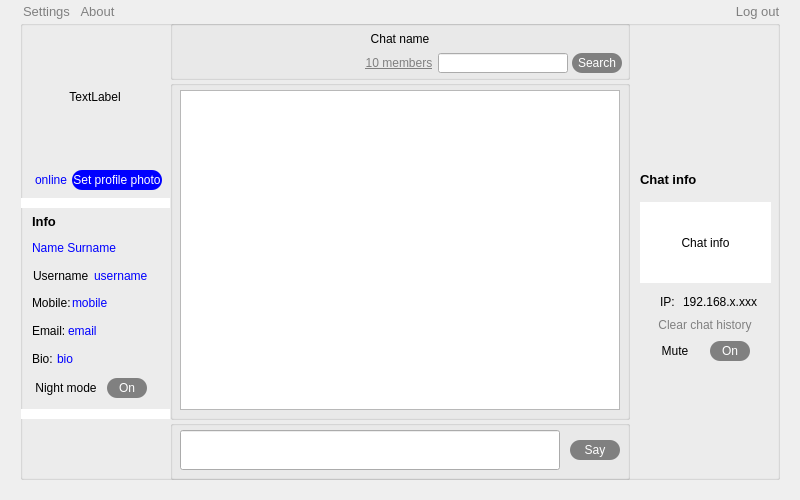
<?xml version="1.0" encoding="UTF-8"?>
<ui version="4.0">
 <class>MyClient</class>
 <widget class="QMainWindow" name="MyClient">
  <property name="geometry">
   <rect>
    <x>0</x>
    <y>0</y>
    <width>800</width>
    <height>500</height>
   </rect>
  </property>
  <property name="windowTitle">
   <string>Twinky</string>
  </property>
  <property name="styleSheet">
   <string notr="true"/>
  </property>
  <widget class="QWidget" name="centralwidget">
   <widget class="QPushButton" name="logOutButton">
    <property name="geometry">
     <rect>
      <x>730</x>
      <y>1</y>
      <width>55</width>
      <height>20</height>
     </rect>
    </property>
    <property name="minimumSize">
     <size>
      <width>55</width>
      <height>20</height>
     </size>
    </property>
    <property name="maximumSize">
     <size>
      <width>55</width>
      <height>20</height>
     </size>
    </property>
    <property name="font">
     <font>
      <pointsize>10</pointsize>
     </font>
    </property>
    <property name="styleSheet">
     <string notr="true">border: none;
color: grey;</string>
    </property>
    <property name="text">
     <string>Log out</string>
    </property>
   </widget>
   <widget class="QGroupBox" name="groupBox_2">
    <property name="geometry">
     <rect>
      <x>20</x>
      <y>20</y>
      <width>760</width>
      <height>460</height>
     </rect>
    </property>
    <property name="styleSheet">
     <string notr="true"/>
    </property>
    <property name="title">
     <string/>
    </property>
    <widget class="QGroupBox" name="groupBox_3">
     <property name="geometry">
      <rect>
       <x>150</x>
       <y>0</y>
       <width>460</width>
       <height>60</height>
      </rect>
     </property>
     <property name="styleSheet">
      <string notr="true"/>
     </property>
     <property name="title">
      <string/>
     </property>
     <widget class="QWidget" name="layoutWidget">
      <property name="geometry">
       <rect>
        <x>10</x>
        <y>10</y>
        <width>442</width>
        <height>43</height>
       </rect>
      </property>
      <layout class="QVBoxLayout" name="verticalLayout_3">
       <item>
        <widget class="QLabel" name="label_10">
         <property name="minimumSize">
          <size>
           <width>440</width>
           <height>0</height>
          </size>
         </property>
         <property name="maximumSize">
          <size>
           <width>440</width>
           <height>16777215</height>
          </size>
         </property>
         <property name="styleSheet">
          <string notr="true">background: none</string>
         </property>
         <property name="text">
          <string>Chat name</string>
         </property>
         <property name="alignment">
          <set>Qt::AlignCenter</set>
         </property>
        </widget>
       </item>
       <item>
        <layout class="QHBoxLayout" name="horizontalLayout_7">
         <property name="spacing">
          <number>4</number>
         </property>
         <item>
          <spacer name="horizontalSpacer_3">
           <property name="orientation">
            <enum>Qt::Horizontal</enum>
           </property>
           <property name="sizeHint" stdset="0">
            <size>
             <width>188</width>
             <height>20</height>
            </size>
           </property>
          </spacer>
         </item>
         <item>
          <widget class="QPushButton" name="membersNumberButton">
           <property name="minimumSize">
            <size>
             <width>70</width>
             <height>20</height>
            </size>
           </property>
           <property name="maximumSize">
            <size>
             <width>70</width>
             <height>20</height>
            </size>
           </property>
           <property name="font">
            <font>
             <underline>true</underline>
            </font>
           </property>
           <property name="styleSheet">
            <string notr="true">border: none;
color: grey;</string>
           </property>
           <property name="text">
            <string>10 members</string>
           </property>
          </widget>
         </item>
         <item>
          <widget class="QLineEdit" name="lineEdit">
           <property name="minimumSize">
            <size>
             <width>130</width>
             <height>20</height>
            </size>
           </property>
           <property name="maximumSize">
            <size>
             <width>130</width>
             <height>20</height>
            </size>
           </property>
          </widget>
         </item>
         <item>
          <widget class="QPushButton" name="searchMessagesButton">
           <property name="minimumSize">
            <size>
             <width>50</width>
             <height>20</height>
            </size>
           </property>
           <property name="maximumSize">
            <size>
             <width>50</width>
             <height>20</height>
            </size>
           </property>
           <property name="styleSheet">
            <string notr="true">color:white;
border-radius: 10px;
background-color: grey;</string>
           </property>
           <property name="text">
            <string>Search</string>
           </property>
          </widget>
         </item>
        </layout>
       </item>
      </layout>
     </widget>
    </widget>
    <widget class="QLabel" name="label_9">
     <property name="geometry">
      <rect>
       <x>1</x>
       <y>178</y>
       <width>149</width>
       <height>10</height>
      </rect>
     </property>
     <property name="styleSheet">
      <string notr="true">background-color: white;</string>
     </property>
     <property name="text">
      <string/>
     </property>
    </widget>
    <widget class="QGroupBox" name="groupBox_4">
     <property name="geometry">
      <rect>
       <x>150</x>
       <y>60</y>
       <width>460</width>
       <height>340</height>
      </rect>
     </property>
     <property name="title">
      <string/>
     </property>
     <widget class="QTextEdit" name="chat">
      <property name="geometry">
       <rect>
        <x>10</x>
        <y>10</y>
        <width>440</width>
        <height>320</height>
       </rect>
      </property>
      <property name="readOnly">
       <bool>true</bool>
      </property>
     </widget>
    </widget>
    <widget class="QGroupBox" name="groupBox_5">
     <property name="geometry">
      <rect>
       <x>150</x>
       <y>400</y>
       <width>460</width>
       <height>60</height>
      </rect>
     </property>
     <property name="styleSheet">
      <string notr="true"/>
     </property>
     <property name="title">
      <string/>
     </property>
     <widget class="QPushButton" name="sayButton">
      <property name="geometry">
       <rect>
        <x>400</x>
        <y>20</y>
        <width>50</width>
        <height>20</height>
       </rect>
      </property>
      <property name="minimumSize">
       <size>
        <width>50</width>
        <height>20</height>
       </size>
      </property>
      <property name="maximumSize">
       <size>
        <width>50</width>
        <height>20</height>
       </size>
      </property>
      <property name="styleSheet">
       <string notr="true">color:white;
border-radius: 10px;
background-color: grey;</string>
      </property>
      <property name="text">
       <string>Say</string>
      </property>
     </widget>
     <widget class="QLineEdit" name="messageLine">
      <property name="geometry">
       <rect>
        <x>10</x>
        <y>10</y>
        <width>380</width>
        <height>40</height>
       </rect>
      </property>
     </widget>
    </widget>
    <widget class="QLabel" name="label_13">
     <property name="geometry">
      <rect>
       <x>620</x>
       <y>10</y>
       <width>130</width>
       <height>130</height>
      </rect>
     </property>
     <property name="minimumSize">
      <size>
       <width>130</width>
       <height>130</height>
      </size>
     </property>
     <property name="maximumSize">
      <size>
       <width>130</width>
       <height>130</height>
      </size>
     </property>
     <property name="text">
      <string>&lt;html&gt;&lt;head/&gt;&lt;body&gt;&lt;p&gt;&lt;img src=&quot;:/img/logo.png&quot; width=&quot;130&quot; height=&quot;130&quot; /&gt;&lt;/p&gt;&lt;/body&gt;&lt;/html&gt;</string>
     </property>
     <property name="alignment">
      <set>Qt::AlignCenter</set>
     </property>
    </widget>
    <widget class="QLabel" name="label_14">
     <property name="geometry">
      <rect>
       <x>620</x>
       <y>150</y>
       <width>130</width>
       <height>20</height>
      </rect>
     </property>
     <property name="minimumSize">
      <size>
       <width>130</width>
       <height>20</height>
      </size>
     </property>
     <property name="maximumSize">
      <size>
       <width>130</width>
       <height>20</height>
      </size>
     </property>
     <property name="text">
      <string>&lt;html&gt;&lt;head/&gt;&lt;body&gt;&lt;p&gt;&lt;span style=&quot; font-size:10pt; font-weight:600;&quot;&gt;Chat info&lt;/span&gt;&lt;/p&gt;&lt;/body&gt;&lt;/html&gt;</string>
     </property>
    </widget>
    <widget class="QLabel" name="label_15">
     <property name="geometry">
      <rect>
       <x>620</x>
       <y>182</y>
       <width>131</width>
       <height>81</height>
      </rect>
     </property>
     <property name="styleSheet">
      <string notr="true">background-color: white</string>
     </property>
     <property name="text">
      <string>Chat info</string>
     </property>
     <property name="alignment">
      <set>Qt::AlignCenter</set>
     </property>
    </widget>
    <widget class="QWidget" name="layoutWidget_2">
     <property name="geometry">
      <rect>
       <x>10</x>
       <y>10</y>
       <width>134</width>
       <height>163</height>
      </rect>
     </property>
     <layout class="QVBoxLayout" name="verticalLayout">
      <item>
       <widget class="QLabel" name="label">
        <property name="minimumSize">
         <size>
          <width>130</width>
          <height>130</height>
         </size>
        </property>
        <property name="maximumSize">
         <size>
          <width>130</width>
          <height>130</height>
         </size>
        </property>
        <property name="text">
         <string>&lt;html&gt;&lt;head/&gt;&lt;body&gt;&lt;p&gt;&lt;img src=&quot;:/img/human1.jpg&quot; width=&quot;130&quot; height=&quot;130&quot;/&gt;TextLabel&lt;/p&gt;&lt;/body&gt;&lt;/html&gt;</string>
        </property>
        <property name="alignment">
         <set>Qt::AlignCenter</set>
        </property>
       </widget>
      </item>
      <item>
       <layout class="QHBoxLayout" name="horizontalLayout">
        <property name="spacing">
         <number>0</number>
        </property>
        <item>
         <widget class="QLabel" name="label_3">
          <property name="minimumSize">
           <size>
            <width>40</width>
            <height>20</height>
           </size>
          </property>
          <property name="maximumSize">
           <size>
            <width>40</width>
            <height>20</height>
           </size>
          </property>
          <property name="styleSheet">
           <string notr="true">color:blue;</string>
          </property>
          <property name="text">
           <string>online</string>
          </property>
          <property name="alignment">
           <set>Qt::AlignCenter</set>
          </property>
         </widget>
        </item>
        <item>
         <widget class="QPushButton" name="setProfilePhotoButton">
          <property name="minimumSize">
           <size>
            <width>90</width>
            <height>20</height>
           </size>
          </property>
          <property name="maximumSize">
           <size>
            <width>90</width>
            <height>20</height>
           </size>
          </property>
          <property name="styleSheet">
           <string notr="true">color:white;
border-radius: 10px;
background-color:blue;</string>
          </property>
          <property name="text">
           <string>Set profile photo</string>
          </property>
         </widget>
        </item>
       </layout>
      </item>
     </layout>
    </widget>
    <widget class="QWidget" name="layoutWidget_4">
     <property name="geometry">
      <rect>
       <x>11</x>
       <y>357</y>
       <width>118</width>
       <height>22</height>
      </rect>
     </property>
     <layout class="QHBoxLayout" name="horizontalLayout_6">
      <property name="spacing">
       <number>6</number>
      </property>
      <item>
       <widget class="QLabel" name="label_8">
        <property name="minimumSize">
         <size>
          <width>70</width>
          <height>20</height>
         </size>
        </property>
        <property name="maximumSize">
         <size>
          <width>70</width>
          <height>20</height>
         </size>
        </property>
        <property name="text">
         <string>Night mode</string>
        </property>
        <property name="alignment">
         <set>Qt::AlignCenter</set>
        </property>
       </widget>
      </item>
      <item>
       <widget class="QPushButton" name="nightModeButton">
        <property name="minimumSize">
         <size>
          <width>40</width>
          <height>20</height>
         </size>
        </property>
        <property name="maximumSize">
         <size>
          <width>40</width>
          <height>20</height>
         </size>
        </property>
        <property name="styleSheet">
         <string notr="true">color:white;
border-radius: 10px;
background-color:grey;</string>
        </property>
        <property name="text">
         <string>On</string>
        </property>
       </widget>
      </item>
     </layout>
    </widget>
    <widget class="QWidget" name="layoutWidget_6">
     <property name="geometry">
      <rect>
       <x>12</x>
       <y>300</y>
       <width>132</width>
       <height>22</height>
      </rect>
     </property>
     <layout class="QHBoxLayout" name="horizontalLayout_3">
      <property name="spacing">
       <number>0</number>
      </property>
      <item>
       <widget class="QLabel" name="label_6">
        <property name="minimumSize">
         <size>
          <width>36</width>
          <height>20</height>
         </size>
        </property>
        <property name="maximumSize">
         <size>
          <width>36</width>
          <height>20</height>
         </size>
        </property>
        <property name="text">
         <string>Email:</string>
        </property>
       </widget>
      </item>
      <item>
       <widget class="QPushButton" name="emailButton">
        <property name="minimumSize">
         <size>
          <width>94</width>
          <height>20</height>
         </size>
        </property>
        <property name="maximumSize">
         <size>
          <width>94</width>
          <height>20</height>
         </size>
        </property>
        <property name="styleSheet">
         <string notr="true">color:blue;
border:none;
text-align:left;</string>
        </property>
        <property name="text">
         <string>email</string>
        </property>
       </widget>
      </item>
     </layout>
    </widget>
    <widget class="QWidget" name="layoutWidget_7">
     <property name="geometry">
      <rect>
       <x>12</x>
       <y>328</y>
       <width>136</width>
       <height>22</height>
      </rect>
     </property>
     <layout class="QHBoxLayout" name="horizontalLayout_2">
      <property name="spacing">
       <number>5</number>
      </property>
      <item>
       <widget class="QLabel" name="label_7">
        <property name="minimumSize">
         <size>
          <width>20</width>
          <height>20</height>
         </size>
        </property>
        <property name="maximumSize">
         <size>
          <width>20</width>
          <height>20</height>
         </size>
        </property>
        <property name="text">
         <string>Bio:</string>
        </property>
       </widget>
      </item>
      <item>
       <widget class="QPushButton" name="bioButton">
        <property name="minimumSize">
         <size>
          <width>109</width>
          <height>20</height>
         </size>
        </property>
        <property name="maximumSize">
         <size>
          <width>109</width>
          <height>20</height>
         </size>
        </property>
        <property name="styleSheet">
         <string notr="true">color:blue;
border:none;
text-align:left;</string>
        </property>
        <property name="text">
         <string>bio</string>
        </property>
       </widget>
      </item>
     </layout>
    </widget>
    <widget class="QWidget" name="layoutWidget_8">
     <property name="geometry">
      <rect>
       <x>12</x>
       <y>272</y>
       <width>132</width>
       <height>22</height>
      </rect>
     </property>
     <layout class="QHBoxLayout" name="horizontalLayout_4">
      <property name="spacing">
       <number>0</number>
      </property>
      <item>
       <widget class="QLabel" name="label_5">
        <property name="minimumSize">
         <size>
          <width>40</width>
          <height>20</height>
         </size>
        </property>
        <property name="maximumSize">
         <size>
          <width>40</width>
          <height>20</height>
         </size>
        </property>
        <property name="text">
         <string>Mobile:</string>
        </property>
       </widget>
      </item>
      <item>
       <widget class="QPushButton" name="mobileButton">
        <property name="minimumSize">
         <size>
          <width>90</width>
          <height>20</height>
         </size>
        </property>
        <property name="maximumSize">
         <size>
          <width>90</width>
          <height>20</height>
         </size>
        </property>
        <property name="styleSheet">
         <string notr="true">color:blue;
border:none;
text-align:left;</string>
        </property>
        <property name="text">
         <string>mobile</string>
        </property>
       </widget>
      </item>
     </layout>
    </widget>
    <widget class="QWidget" name="layoutWidget_9">
     <property name="geometry">
      <rect>
       <x>12</x>
       <y>192</y>
       <width>135</width>
       <height>48</height>
      </rect>
     </property>
     <layout class="QVBoxLayout" name="verticalLayout_2">
      <property name="spacing">
       <number>6</number>
      </property>
      <property name="leftMargin">
       <number>0</number>
      </property>
      <item>
       <widget class="QLabel" name="label_2">
        <property name="minimumSize">
         <size>
          <width>130</width>
          <height>20</height>
         </size>
        </property>
        <property name="maximumSize">
         <size>
          <width>130</width>
          <height>20</height>
         </size>
        </property>
        <property name="text">
         <string>&lt;html&gt;&lt;head/&gt;&lt;body&gt;&lt;p&gt;&lt;span style=&quot; font-size:10pt; font-weight:600;&quot;&gt;Info&lt;/span&gt;&lt;/p&gt;&lt;/body&gt;&lt;/html&gt;</string>
        </property>
       </widget>
      </item>
      <item>
       <widget class="QPushButton" name="nameSurnameButton">
        <property name="minimumSize">
         <size>
          <width>90</width>
          <height>20</height>
         </size>
        </property>
        <property name="maximumSize">
         <size>
          <width>90</width>
          <height>20</height>
         </size>
        </property>
        <property name="font">
         <font>
          <underline>false</underline>
         </font>
        </property>
        <property name="autoFillBackground">
         <bool>false</bool>
        </property>
        <property name="styleSheet">
         <string notr="true">color:blue;
border:none;
text-align:left;</string>
        </property>
        <property name="text">
         <string>Name Surname</string>
        </property>
        <property name="iconSize">
         <size>
          <width>90</width>
          <height>20</height>
         </size>
        </property>
       </widget>
      </item>
     </layout>
    </widget>
    <widget class="QLabel" name="label_11">
     <property name="geometry">
      <rect>
       <x>1</x>
       <y>389</y>
       <width>149</width>
       <height>10</height>
      </rect>
     </property>
     <property name="styleSheet">
      <string notr="true">background-color: white;</string>
     </property>
     <property name="text">
      <string/>
     </property>
    </widget>
    <widget class="QWidget" name="layoutWidget_10">
     <property name="geometry">
      <rect>
       <x>620</x>
       <y>320</y>
       <width>112</width>
       <height>22</height>
      </rect>
     </property>
     <layout class="QHBoxLayout" name="horizontalLayout_9">
      <property name="spacing">
       <number>0</number>
      </property>
      <item>
       <widget class="QLabel" name="label_12">
        <property name="minimumSize">
         <size>
          <width>70</width>
          <height>20</height>
         </size>
        </property>
        <property name="maximumSize">
         <size>
          <width>70</width>
          <height>20</height>
         </size>
        </property>
        <property name="text">
         <string>Mute</string>
        </property>
        <property name="alignment">
         <set>Qt::AlignCenter</set>
        </property>
       </widget>
      </item>
      <item>
       <widget class="QPushButton" name="notificationsButton">
        <property name="minimumSize">
         <size>
          <width>40</width>
          <height>20</height>
         </size>
        </property>
        <property name="maximumSize">
         <size>
          <width>40</width>
          <height>20</height>
         </size>
        </property>
        <property name="styleSheet">
         <string notr="true">color:white;
border-radius: 10px;
background-color:grey;</string>
        </property>
        <property name="text">
         <string>On</string>
        </property>
       </widget>
      </item>
     </layout>
    </widget>
    <widget class="QPushButton" name="clearHistoryButton">
     <property name="geometry">
      <rect>
       <x>630</x>
       <y>295</y>
       <width>110</width>
       <height>20</height>
      </rect>
     </property>
     <property name="minimumSize">
      <size>
       <width>110</width>
       <height>20</height>
      </size>
     </property>
     <property name="maximumSize">
      <size>
       <width>110</width>
       <height>20</height>
      </size>
     </property>
     <property name="font">
      <font>
       <underline>false</underline>
      </font>
     </property>
     <property name="autoFillBackground">
      <bool>false</bool>
     </property>
     <property name="styleSheet">
      <string notr="true">color: grey;
border:none;</string>
     </property>
     <property name="text">
      <string>Clear chat history</string>
     </property>
     <property name="iconSize">
      <size>
       <width>90</width>
       <height>20</height>
      </size>
     </property>
    </widget>
    <widget class="QWidget" name="layoutWidget">
     <property name="geometry">
      <rect>
       <x>640</x>
       <y>271</y>
       <width>115</width>
       <height>22</height>
      </rect>
     </property>
     <layout class="QHBoxLayout" name="horizontalLayout_8">
      <property name="spacing">
       <number>3</number>
      </property>
      <item>
       <widget class="QLabel" name="label_16">
        <property name="minimumSize">
         <size>
          <width>20</width>
          <height>20</height>
         </size>
        </property>
        <property name="maximumSize">
         <size>
          <width>20</width>
          <height>20</height>
         </size>
        </property>
        <property name="text">
         <string>IP:</string>
        </property>
       </widget>
      </item>
      <item>
       <widget class="QLabel" name="label_17">
        <property name="minimumSize">
         <size>
          <width>90</width>
          <height>20</height>
         </size>
        </property>
        <property name="maximumSize">
         <size>
          <width>90</width>
          <height>20</height>
         </size>
        </property>
        <property name="text">
         <string>192.168.x.xxx</string>
        </property>
       </widget>
      </item>
     </layout>
    </widget>
    <widget class="QWidget" name="layoutWidget">
     <property name="geometry">
      <rect>
       <x>13</x>
       <y>245</y>
       <width>138</width>
       <height>22</height>
      </rect>
     </property>
     <layout class="QHBoxLayout" name="horizontalLayout_5">
      <item>
       <widget class="QLabel" name="label_4">
        <property name="minimumSize">
         <size>
          <width>55</width>
          <height>20</height>
         </size>
        </property>
        <property name="maximumSize">
         <size>
          <width>55</width>
          <height>20</height>
         </size>
        </property>
        <property name="text">
         <string>Username:</string>
        </property>
       </widget>
      </item>
      <item>
       <widget class="QPushButton" name="usernameButton">
        <property name="minimumSize">
         <size>
          <width>75</width>
          <height>20</height>
         </size>
        </property>
        <property name="maximumSize">
         <size>
          <width>75</width>
          <height>20</height>
         </size>
        </property>
        <property name="styleSheet">
         <string notr="true">color:blue;
border:none;
text-align:left;</string>
        </property>
        <property name="text">
         <string>username</string>
        </property>
       </widget>
      </item>
     </layout>
    </widget>
   </widget>
   <widget class="QPushButton" name="settingsButton">
    <property name="geometry">
     <rect>
      <x>19</x>
      <y>1</y>
      <width>55</width>
      <height>20</height>
     </rect>
    </property>
    <property name="minimumSize">
     <size>
      <width>55</width>
      <height>20</height>
     </size>
    </property>
    <property name="maximumSize">
     <size>
      <width>55</width>
      <height>20</height>
     </size>
    </property>
    <property name="font">
     <font>
      <pointsize>10</pointsize>
     </font>
    </property>
    <property name="styleSheet">
     <string notr="true">border: none;
color: grey;</string>
    </property>
    <property name="text">
     <string>Settings</string>
    </property>
   </widget>
   <widget class="QPushButton" name="aboutButton">
    <property name="geometry">
     <rect>
      <x>70</x>
      <y>1</y>
      <width>55</width>
      <height>20</height>
     </rect>
    </property>
    <property name="minimumSize">
     <size>
      <width>55</width>
      <height>20</height>
     </size>
    </property>
    <property name="maximumSize">
     <size>
      <width>55</width>
      <height>20</height>
     </size>
    </property>
    <property name="font">
     <font>
      <pointsize>10</pointsize>
     </font>
    </property>
    <property name="styleSheet">
     <string notr="true">border: none;
color: grey;</string>
    </property>
    <property name="text">
     <string>About</string>
    </property>
   </widget>
  </widget>
  <action name="actionfghngf">
   <property name="text">
    <string>fghngf</string>
   </property>
  </action>
 </widget>
 <resources/>
 <connections/>
</ui>
